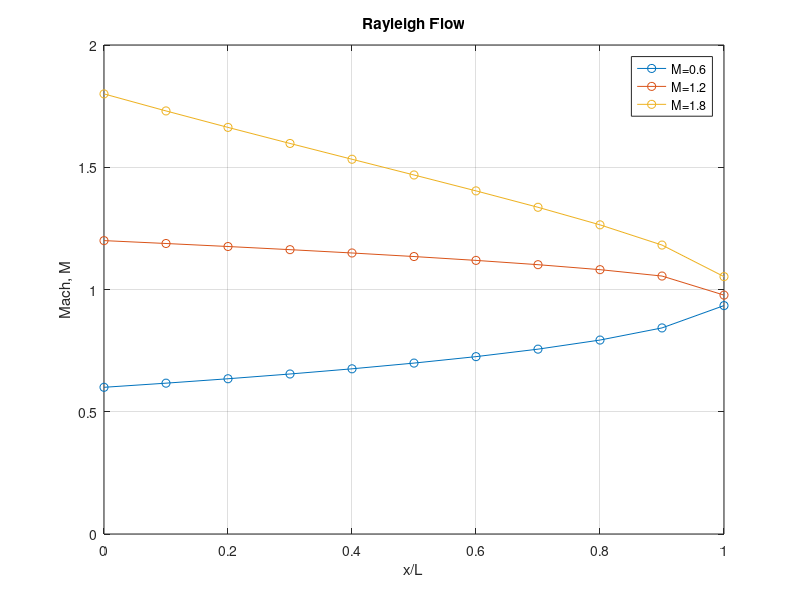

This chart was generated by the following MATLAB code:
clear all
close all
clc

T1 = 300; %Kelvin
M1 = 0.6; %M1
gamma1 = 1.4; %for air 
D1 = 6/39.37; %inches to meters
Q1 = 2088*1055.06; %Btu/s to Watts

L_crit1 = 4.25; %used from Fanno Flow

x1 = 0; %entrance
n1 = 10; %steps
h1 = L_crit1/n1;
cp1 = 1005; %J/kg*K
m_dot1 = 15.43; %kg/s
T_o1 =T1*(1+(0.5*(gamma1-1))*M1^2);

x_1 = 0:h1:L_crit1;
M_1 = zeros(1,n1);


y=@(x_1,M_1)   M_1*[1+0.5*(gamma1-1)*M_1^2]/(1-M_1^2)*((1+gamma1*M_1^2)/(2*(T_o1+((Q1/(pi()*D1*L_crit1))*x_1)/(L_crit1*m_dot1*cp1)) )*((Q1/(pi()*D1*L_crit1)))/(L_crit1*m_dot1*cp1));

M_1(1) = M1;


for i = 1:n1
    K1 = y(x_1(i),M_1(i));
    K2 = y(x_1(i) + h1/2 , M_1(i) + K1*h1/2);
    K3 = y(x_1(i) + h1/2 , M_1(i) + K2*h1/2);
    K4 = y(x_1(i) + h1 , M_1(i) + K3*h1);
    M_1(i+1) = M_1(i) + (K1 + 2*(K2 + K3) + K4)*h1/6;
end

plot (x_1/L_crit1 , M_1, '-o')
grid on
hold on

T2 = 300; %Kelvin
M2 = 1.2; %M1
gamma2 = 1.4; %for air 
D2 = 6/39.37; %inches to meters
Q2 = 2088*1055.06; %Btu/s to Watts

L_crit2 = 35; %used from Fanno Flow

x2 = 0; %entrance
n2 = 10; %steps
h2 = L_crit2/n2;
cp2 = 1005; %J/kg*K
m_dot2 = 15.43; %kg/s
T_o2 =T2*(1+(0.5*(gamma2-1))*M2^2);

x_2 = 0:h2:L_crit2;
M_2 = zeros(1,n2);


y=@(x_2,M_2)   M_2*[1+0.5*(gamma2-1)*M_2^2]/(1-M_2^2)*((1+gamma2*M_2^2)/(2*(T_o2+((Q2/(pi()*D2*L_crit2))*x_2)/(L_crit2*m_dot2*cp2)) )*((Q2/(pi()*D2*L_crit2)))/(L_crit2*m_dot2*cp2));

M_2(1) = M2;


for i = 1:n2
    K1 = y(x_2(i),M_2(i));
    K2 = y(x_2(i) + h2/2 , M_2(i) + K1*h2/2);
    K3 = y(x_2(i) + h2/2 , M_2(i) + K2*h2/2);
    K4 = y(x_2(i) + h2 , M_2(i) + K3*h2);
    M_2(i+1) = M_2(i) + (K1 + 2*(K2 + K3) + K4)*h2/6;
end

plot (x_2/L_crit2 , M_2, '-o')
hold on

T3 = 300; %Kelvin
M3 = 1.8; %M1
gamma3 = 1.4; %for air 
D3 = 6/39.37; %inches to meters
Q3 = 2088*1055.06; %Btu/s to Watts

L_crit3 = 3.1; %used from Fanno Flow

x3 = 0; %entrance
n3 = 10; %steps
h3 = L_crit3/n3;
cp3 = 1005; %J/kg*K
m_dot3 = 15.43; %kg/s
T_o3 =T3*(1+(0.5*(gamma3-1))*M3^2);

x_3 = 0:h3:L_crit3;
M_3 = zeros(1,n3);


y=@(x_3,M_3)   M_3*[1+0.5*(gamma3-1)*M_3^2]/(1-M_3^2)*((1+gamma3*M_3^2)/(2*(T_o3+((Q3/(pi()*D3*L_crit3))*x_3)/(L_crit3*m_dot3*cp3)) )*((Q3/(pi()*D3*L_crit3)))/(L_crit3*m_dot3*cp3));

M_3(1) = M3;


for i = 1:n3
    K1 = y(x_3(i),M_3(i));
    K2 = y(x_3(i) + h3/2 , M_3(i) + K1*h3/2);
    K3 = y(x_3(i) + h3/2 , M_3(i) + K2*h3/2);
    K4 = y(x_3(i) + h3 , M_3(i) + K3*h3);
    M_3(i+1) = M_3(i) + (K1 + 2*(K2 + K3) + K4)*h3/6;
end

plot (x_3/L_crit3 , M_3, '-o')
hold on

xlim([0 1]);
ylim([0 2]);

legend('M=0.6' , 'M=1.2', 'M=1.8')

title ('Rayleigh Flow')
xlabel ('x/L')
ylabel ('Mach, M')